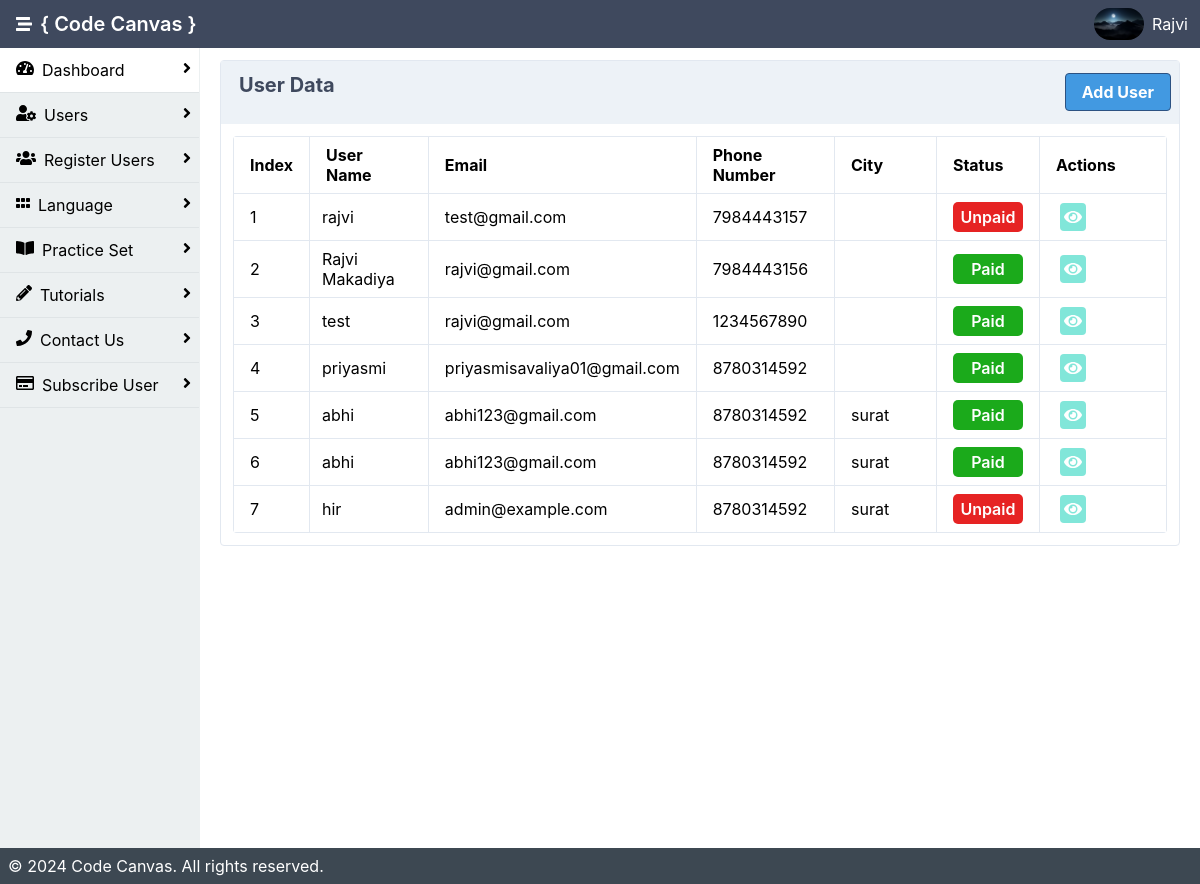
Before: /admin/reg_user.php (signed in) with the older database file.
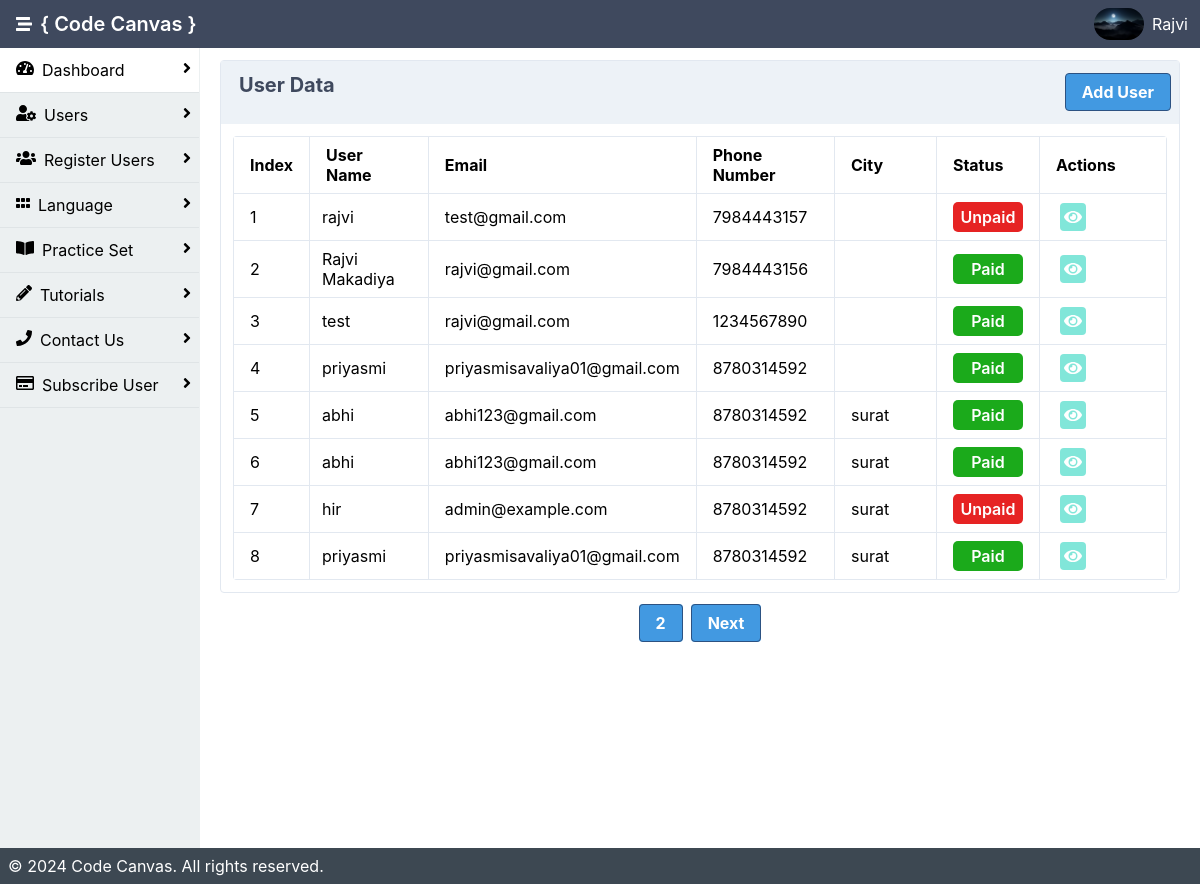
After: the same page with the newer database file.
### tables this page shows
CREATE TABLE `register` (
  `reg_id` int(11) NOT NULL,
  `fullname` varchar(200) DEFAULT NULL,
  `mobile` varchar(10) NOT NULL,
  `email` varchar(200) NOT NULL,
  `pwd` varchar(50) NOT NULL,
  `created_date` date NOT NULL DEFAULT current_timestamp(),
  `city` varchar(100) NOT NULL
);

### admin/reg_user.php (the view, shortened to what the changed rows need)
<?php
include 'inc/header.php';
$records_per_page = 8;
$current_page = isset($_GET['page']) ? $_GET['page'] : 1;
$start_from = ($current_page - 1) * $records_per_page;
$qry = "SELECT * FROM register LIMIT $start_from, $records_per_page";
$data = mysqli_query($con, $qry);
$total_records_query = "SELECT COUNT(*) AS total FROM register";
$total_records_result = mysqli_query($con, $total_records_query);
$total_records = mysqli_fetch_assoc($total_records_result)['total'];
$total_pages = ceil($total_records / $records_per_page);
$index_start = ($current_page - 1) * $records_per_page + 0;
?>
<!DOCTYPE html>
<html lang="en">
<div class="mx-auto bg-grey-400">
    <div class="min-h-screen flex flex-col">
        <div class="flex flex-1">
            <main class="bg-white-500 flex-1 p-3 overflow-hidden">
            <div class="flex flex-1  flex-col md:flex-row lg:flex-row mx-2">
                        <div class="mb-2 border-solid border-gray-300 rounded border shadow-sm w-full">
                            <div class="p-3">
                                <table class="table-responsive w-full rounded">
                                    <thead>
                                      <tr>
                                          <th class="border px-4 py-2">Index</th>
                                          <th class="border w-1/6 px-4 py-2">User Name</th>
                                          <th class="border w-1/6 px-4 py-2">Email</th>
                                          <th class="border w-1/6 px-4 py-2">Phone Number</th>
                                          <th class="border w-1/6 px-4 py-2">City</th>
                                        <th class="border w-1/7 px-4 py-2">Status</th>
                                        <th class="border w-1/5 px-4 py-2">Actions</th>
                                      </tr>
                                    </thead>
                                    <tbody>
                                    <?php
                                    $i = $index_start;
                                    $co=0;
                                    if(mysqli_num_rows($data) > 0 ){
                                        while($result= mysqli_fetch_assoc($data)){
                                        $pay = "SELECT * FROM `payment` WHERE email='".$result['email']."'";
                                        $res = mysqli_query($con, $pay);
                                        $data2 = mysqli_fetch_assoc($res);
                                        $i++;
                                        $popup_container = "popup-container".$co;
                                    ?>
                                        <tr>
                                            <td class="border px-4 py-2"><?php echo $i;?></td>
                                            <td class="border px-3 py-2"><?php echo $result['fullname'];?></td>
                                            <td class="border px-4 py-2"><?php echo $result['email'];?></td>
                                            <td class="border px-4 py-2"><?php echo $result['mobile'];?></td>
                                            <td class="border px-4 py-2"><?php echo $result['city'];?></td>
                                            <td class="border px-4 py-2"><?php
                                            if($result['email'] == isset($data2['email'])){?>
                                                <p class="paid">Paid</p>
                                                <?php }else{ ?>
                                                <p class="unpaid">Unpaid</p>
                                                <?php }?></td>
                                            <td class="border px-4 py-2">
                                            <a class="bg-teal-300 cursor-pointer rounded p-1 mx-1 text-white">
                                                        <i class="fas fa-eye" onclick="openPopup('<?php echo $popup_container; ?>')"></i></a>
                                            </td>
                                        </tr>
                                        <?php
                                        $co++;
                                        } }else{
                                            ?>
                        <tr><td class="border px-4 py-2">No Data Found!!</td></tr>
                                            <?php
                    }?>
                                    </tbody>
                                </table>
                            </div>
                        </div>
                    </div>
                    <div class="p-3">
                            <ul class="flex justify-center">
                                <?php if ($total_pages > 1) { ?>
                                    <?php for ($i = 1; $i <= $total_pages; $i++) { ?>
                                        <li class="<?php echo ($current_page == $i) ? 'hidden' : ''; ?> mr-2">
                                            <a href="?page=<?php echo $i; ?>" class="bg-blue-500 hover:bg-blue-800 text-white font-bold py-2 px-4 border border-blue-800 rounded"><?php echo $i; ?></a>
                                        </li>
                                    <?php } ?>
                                    <li class="<?php echo ($current_page == $total_pages) ? 'hidden' : ''; ?>">
                                        <a href="?page=<?php echo $current_page + 1; ?>" class="bg-blue-500 hover:bg-blue-800 text-white font-bold py-2 px-4 border border-blue-800 rounded">Next</a>
                                    </li>
                                <?php } ?>
                            </ul>
                        </div>
                </div>
        </div>
    </div>
</body>
</html>

Changed rows visible on the page:
added register: fullname "priyasmi", email "priyasmisavaliya01@gmail.com", mobile "8780314592", city "surat", shows "Paid"
Other visible differences:
new list line: "2"
text now shown: "Next"
